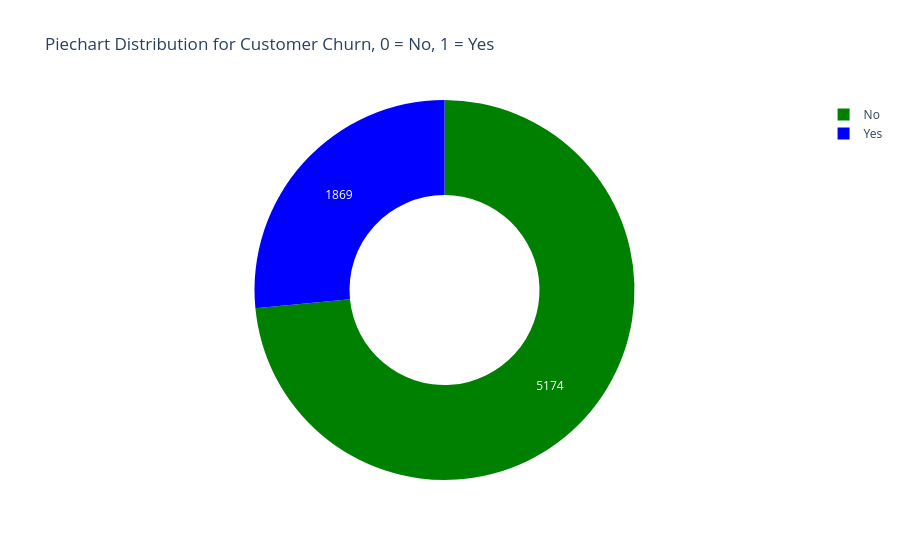

Notebook code for this chart:
### Code cell
target_churn = churn['Churn'].value_counts()

label = target_churn.index
counts = target_churn.values
colors = ['green', 'blue']

fig = go.Figure(data=[go.Pie(labels=label, values=counts, hole=0.5)])
fig.update_layout(title_text='Piechart Distribution for Customer Churn, 0 = No, 1 = Yes')
fig.update_traces(hoverinfo='label+percent', textinfo='value', marker=dict(colors=colors))

### Figure 1 — Plotly figure (JSON) as saved in the notebook; plotly's stock layout.template omitted (floating-point values rounded to 4 significant figures)
{"data": [{"hole": 0.5, "hoverinfo": "label+percent", "labels": ["No", "Yes"], "marker": {"colors": ["green", "blue"]}, "textinfo": "value", "type": "pie", "values": [5174, 1869]}], "layout": {"title": {"text": "Piechart Distribution for Customer Churn, 0 = No, 1 = Yes"}}}
